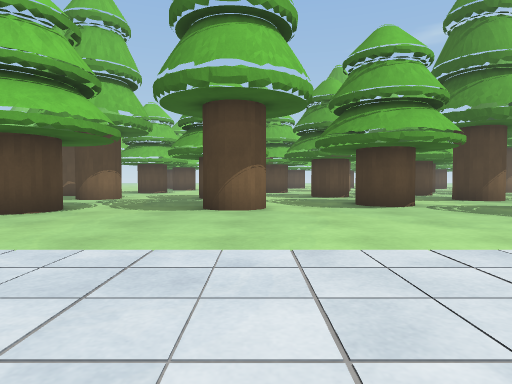
[1] (above)

24 first-person views from a walk through a 3-D level made in the Unity game engine. The camera is 0.64 m above the floor, tilts 2° down and sees 75° across. The floor is counted in squares, 1 m on a side. Each view is taken from the middle of a square. On the plan, view 1 faces up. The plan holds only what a view shows up to about 10 squares ahead; the rest is blank. The place goes on beyond the plan. The player is left out. Surface patterns are stand-ins for the level's own textures.

[2]
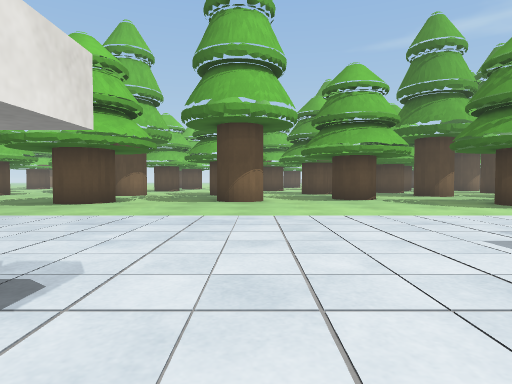

[3]
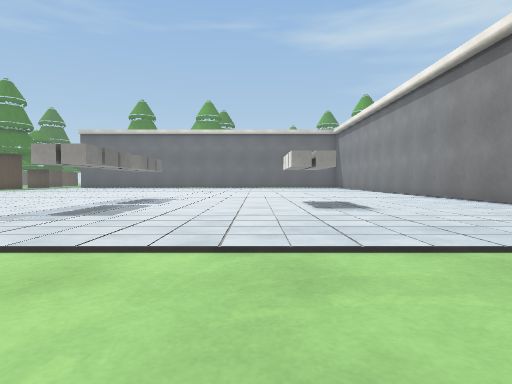

[4]
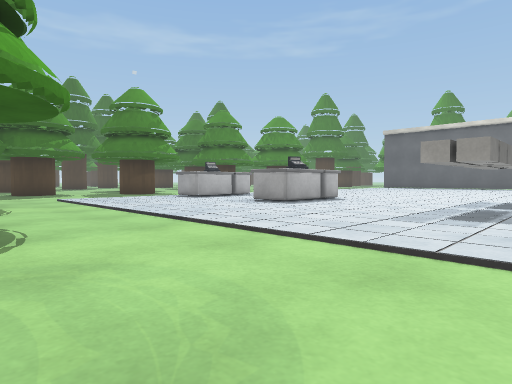

[5]
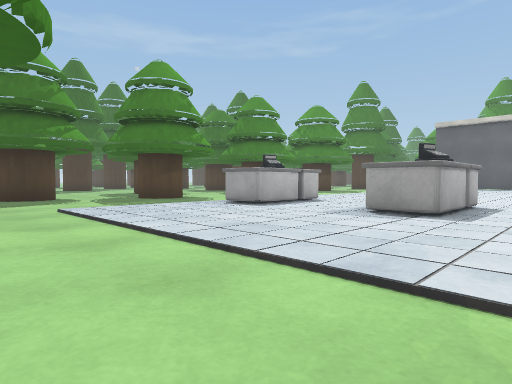

[6]
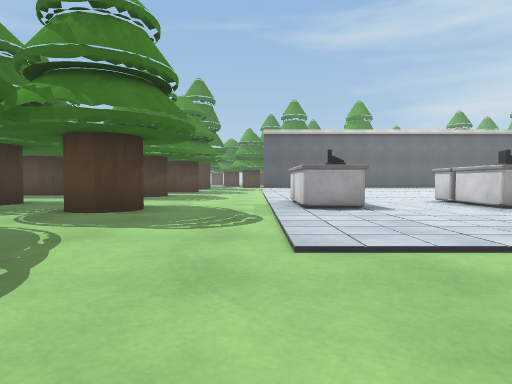

[7]
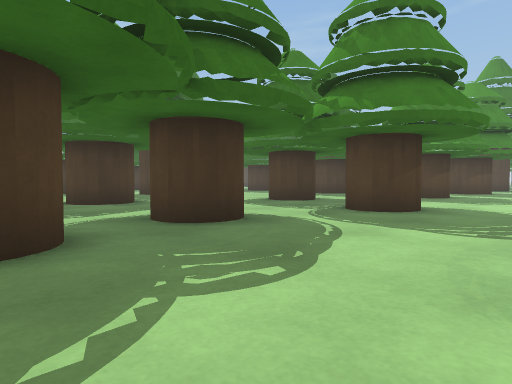

[8]
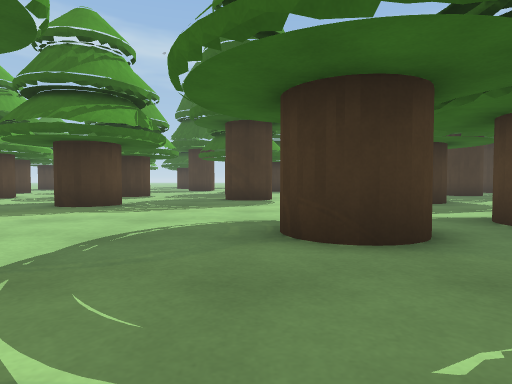

[9]
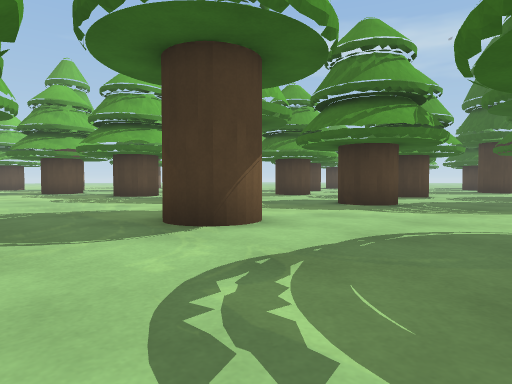

[10]
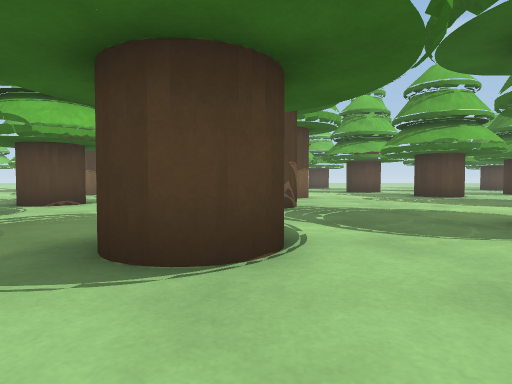

[11]
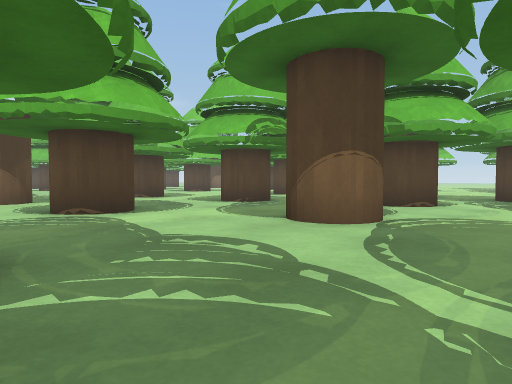

[12]
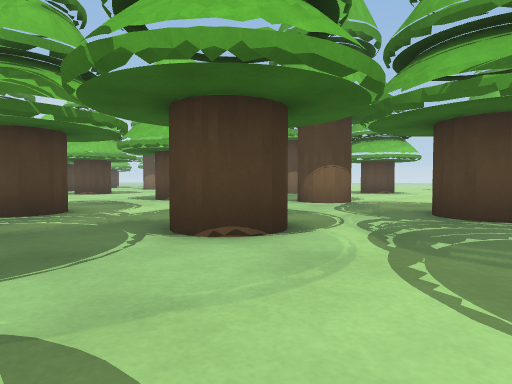

[13]
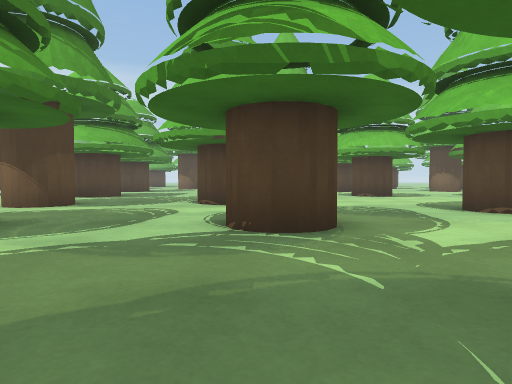

[14]
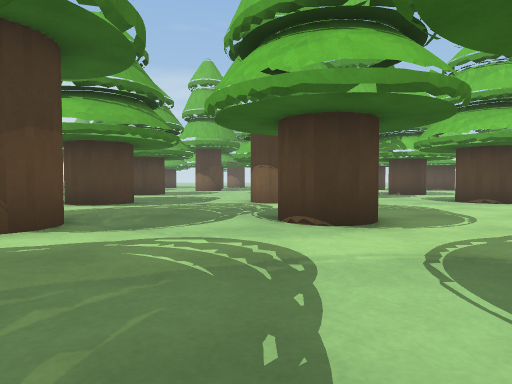

[15]
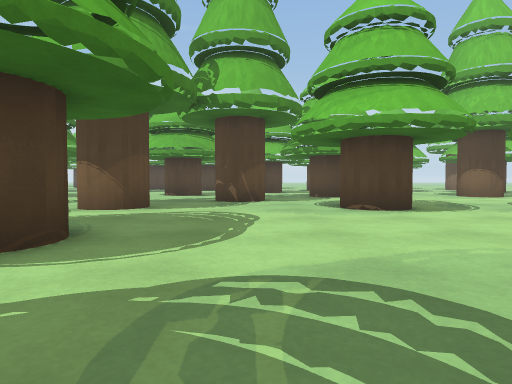

[16]
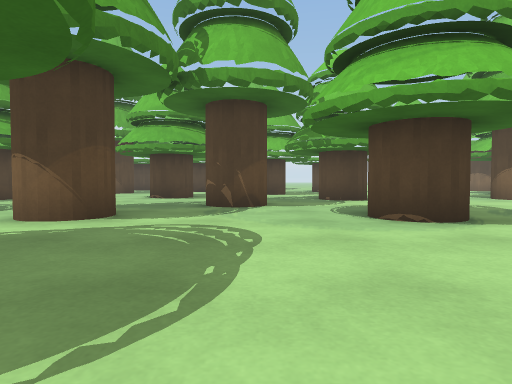

[17]
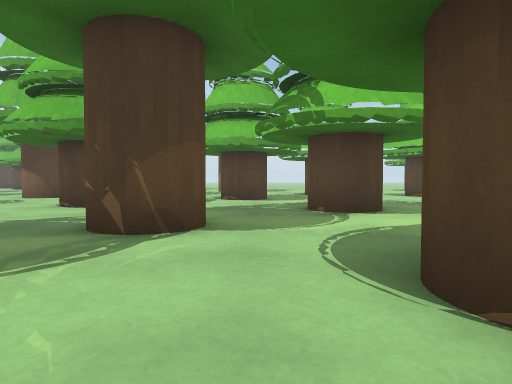

[18]
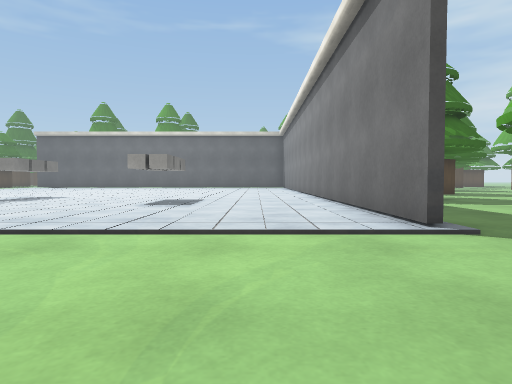

[19]
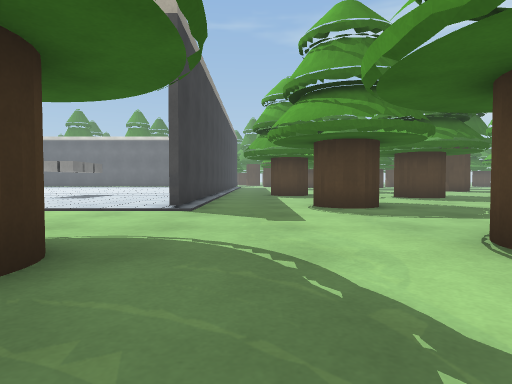

[20]
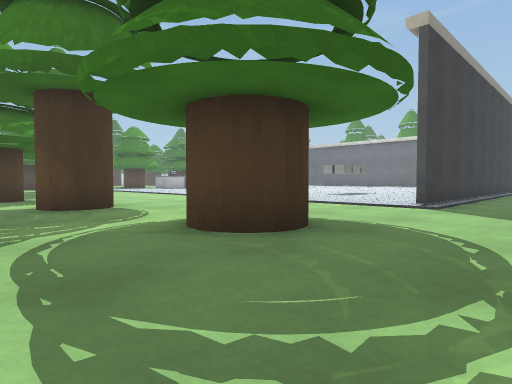

[21]
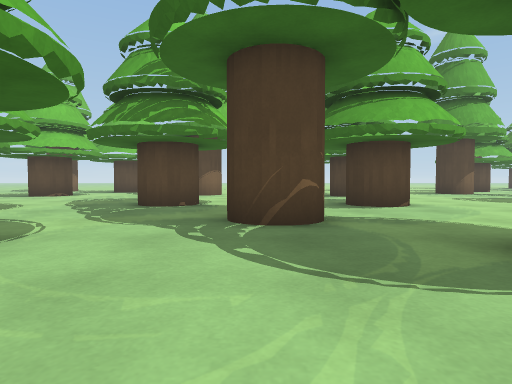

[22]
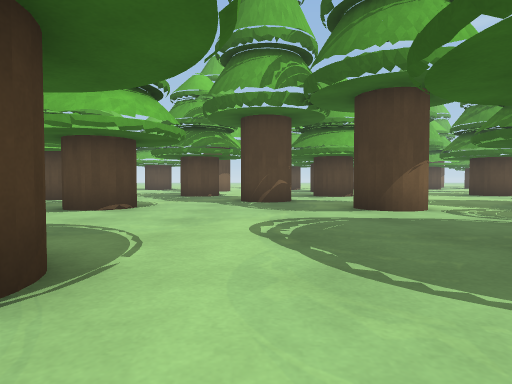

[23]
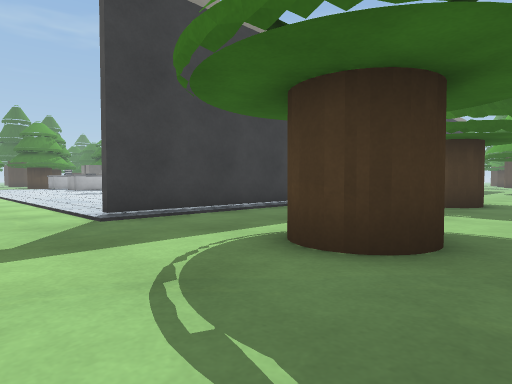

[24]
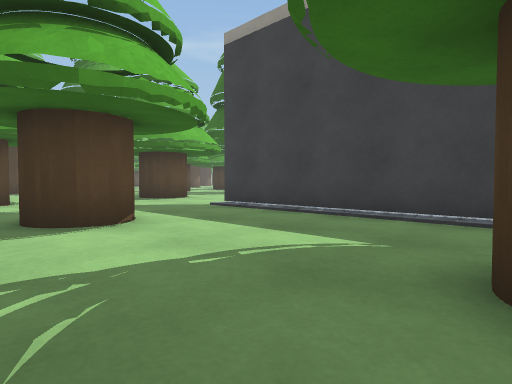

### Floor plan
Key: @ floor where view 1 was taken; # wall or solid block; . main floor; : floor 0.05 m higher than the main floor; O other object.
Columns run from 12 left of view 1 to 25 right of it. Each row starts with its distance up from view 1.
 23    ...             ..
 22    ....          O#..
 21     .....        ##..
 20 ...........  O   ....#    O
 19 OO....#O.....#.   .....   O
 18 ##....#.........   ....     ..
 17 ........................   ......
 16 ...O#..............OO...   ......
 15 ...O#..........O#..##...  O.....
 14 ..........##...O#.......  .....    ..
 13 O.....O#..O#............  ..... .....
 12 #.....##...........O#...  ...##...#
 11 ........................O ...O#...#O.
 10 ...............#O.......##............
  9 ...........##..##.....................
  8  .....#O...O#........................
  7  #O...##...........# ... ............
  6  O.................#O   O ....#O
  5 ....................... O ....O
  4 ...................................
  3 ......::::::::::::::::::::....#O...##
  2 .#O...#:::::::::::::::::::....#  ..O
  1 .#O...#:::::::::::::::::::......  ..
  0 ......#:::::@::OO:::::::::.......
 -1 ......#::::::::OO:::OO::OO...O#...
 -2 ......#:::OO:::OO:::OO::OO...##..O
 -3 ......#:::OO:::OO:::OO::OO.... ..#O
 -4 ..#O  #::::::::OO::::::: :....

Where each view was taken, in squares from view 1:
view 1: 0 up, 0 right, facing up
view 2: 3 down, 0 right, facing up
view 3: 6 up, 0 right, facing down
view 4: 6 up, 2 right, facing down-right
view 5: 5 up, 6 right, facing down-right
view 6: 6 up, 14 right, facing down
view 7: 6 up, 14 right, facing down-right
view 8: 7 up, 14 right, facing right
view 9: 7 up, 14 right, facing up-right
view 10: 7 up, 13 right, facing up
view 11: 7 up, 11 right, facing up-left
view 12: 13 up, 11 right, facing up-left
view 13: 14 up, 8 right, facing left
view 14: 12 up, 4 right, facing left
view 15: 16 up, 2 right, facing left
view 16: 16 up, 0 right, facing left
view 17: 17 up, 4 left, facing left
view 18: 7 up, 4 left, facing down
view 19: 10 up, 8 left, facing down
view 20: 11 up, 9 left, facing down-right
view 21: 10 up, 9 left, facing up
view 22: 5 up, 9 left, facing up
view 23: 5 up, 12 left, facing down-right
view 24: 4 down, 12 left, facing up-right
